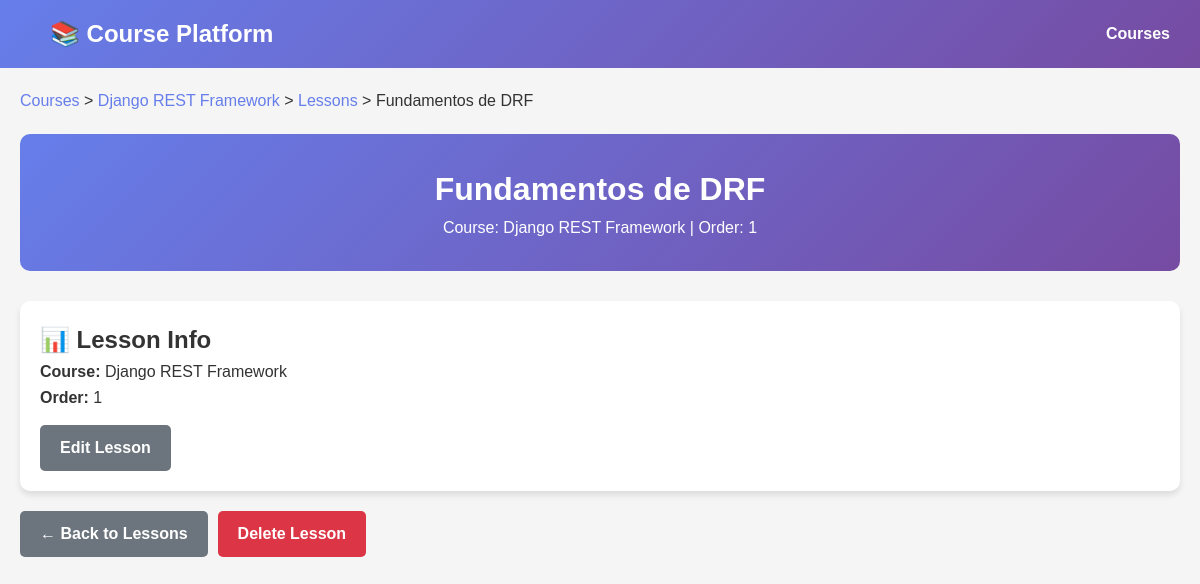
The page /api/lessons/21/ on the database its author committed.
### lessons/models.py (models this page shows, shortened)
class Lesson(models.Model):
    course = models.ForeignKey('courses.Course', on_delete=models.CASCADE, related_name="lessons")
    title = models.CharField(max_length=200)
    order = models.PositiveIntegerField(default=0)
    class Meta:
        ordering = ["order"]

### courses/models.py (models this page shows, shortened)
class Course(models.Model):
    title = models.CharField(max_length=200)
    description = models.TextField(blank=True)
    users = models.ManyToManyField('accounts.User', related_name="courses", blank=True)

### lessons/views.py (the view)
# urls.py: path("lessons/<int:pk>/", views.LessonDetailView.as_view(), name="lessons_detail"),
class LessonDetailView(DetailView):
    model = Lesson
    template_name = "lessons/lesson_detail.html"
    context_object_name = "lesson"
    def render_to_response(self, context, **response_kwargs):
        if self.request.headers.get('Accept') == 'application/json':
            return JsonResponse(LessonSerializer(context['lesson']).data())
        return super().render_to_response(context, **response_kwargs)

### lessons/templates/lessons/lesson_detail.html (shortened to what this page needs)
{% extends "lessons/base.html" %}
{% block content %}
<div class="breadcrumb">
    <a href="{% url 'courses_list' %}">Courses</a> >
    <a href="{% url 'courses_detail' lesson.course.id %}">{{ lesson.course.title }}</a> >
    <a href="{% url 'lessons_list' lesson.course.id %}">Lessons</a> > {{ lesson.title }}
</div>
<div class="header">
    <h1>{{ lesson.title }}</h1>
    <p>Course: {{ lesson.course.title }} | Order: {{ lesson.order }}</p>
</div>
<div class="card">
    <h2>📊 Lesson Info</h2>
    <p><strong>Course:</strong> {{ lesson.course.title }}</p>
    <p><strong>Order:</strong> {{ lesson.order }}</p>
    <div class="actions" style="margin-top: 15px;">
        <a href="{% url 'lessons_update' lesson.id %}" class="btn btn-secondary">Edit Lesson</a>
    </div>
</div>
<div class="actions">
    <a href="{% url 'lessons_list' lesson.course.id %}" class="btn btn-secondary">← Back to Lessons</a>
    <a href="{% url 'lessons_delete' lesson.id %}" class="btn btn-danger">Delete Lesson</a>
</div>
{% endblock %}

### lessons/templates/lessons/base.html (style rules this page uses)
* { margin: 0; padding: 0; box-sizing: border-box; }
body { font-family: Arial, sans-serif; line-height: 1.6; color: #333; background: #f5f5f5; }
.header { background: linear-gradient(135deg, #667eea 0%, #764ba2 100%); color: white; padding: 30px; border-radius: 10px; margin-bottom: 30px; text-align: center; }
.btn { display: inline-block; padding: 10px 20px; border-radius: 5px; text-decoration: none; font-weight: bold; cursor: pointer; border: none; }
.btn-danger { background: #dc3545; color: white; }
.btn-secondary { background: #6c757d; color: white; }
.card { background: white; border-radius: 10px; padding: 20px; margin-bottom: 20px; box-shadow: 0 4px 6px rgba(0,0,0,0.1); }
.actions { margin-top: 20px; display: flex; gap: 10px; }
.breadcrumb { margin-bottom: 20px; }
.breadcrumb a { color: #667eea; text-decoration: none; }

### rows shown on the page
Lesson: course "Django REST Framework", title "Fundamentos de DRF", order "1"
